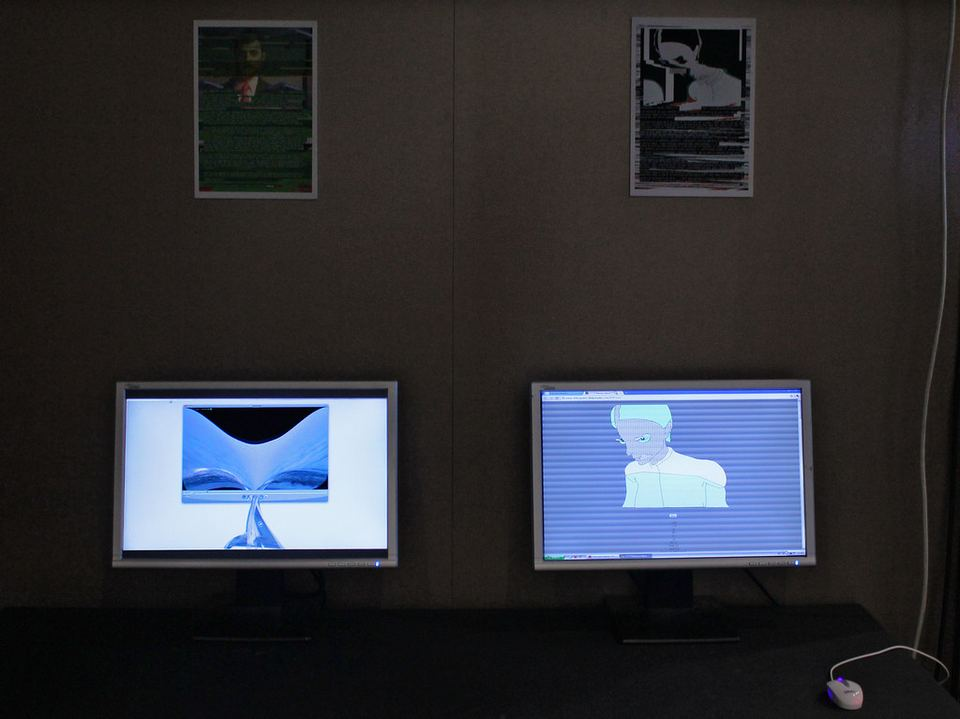
#> input picture desktop/ui/img/ideas/advent-of-code.jpg, 960 x 719 px, given in place of run-5k.jpg, which was not available
$ python build.py
#> lines starting #> are read from the running program, lines starting #| are printed output that depends on the picture
"""Builds the website into _site/ (GitHub Pages publishes that folder, see .github/workflows/pages.yml).

    python site/build.py            # then open _site/index.html, or serve it: python -m http.server -d _site

It reuses what the app already ships, so nothing is copied by hand: the fonts, the icon, the idea
photos and titles (with their French), the privacy policy (docs/privacy.md) and the photo credits.
"""

import html
import json
import re
import shutil
import tomllib
from pathlib import Path

import markdown
from PIL import Image

ROOT = Path(__file__).resolve().parent.parent
SITE = ROOT / "site"
OUT = ROOT / "_site"
UI = ROOT / "desktop" / "ui"

# The ideas on the moving tape, in order.
TAPE = ["run-5k", "aglio-olio", "bouldering", "stargazing", "board-games", "homemade-pizza", "juggling",
        "paddle", "origami", "watercolor", "frisbee", "picnic", "make-a-beat", "smoothie", "petanque",
        "micro-story", "chess-puzzles", "hike"]

FONTS = ["barlow-condensed-latin-600-normal", "barlow-condensed-latin-700-normal",
         "barlow-condensed-latin-800-normal", "barlow-latin-400-normal", "barlow-latin-500-normal",
         "barlow-latin-600-normal", "courier-prime-latin-400-normal", "courier-prime-latin-700-normal"]


def esc(s: str) -> str:
    return html.escape(s, quote=True)


# [97 lines left out: functions duration, french_titles, tape_html, page, privacy_html, code_signing_html and 3 more, not called in this run]


def main() -> None:
    if OUT.exists():
        shutil.rmtree(OUT)
    shutil.copytree(SITE, OUT, ignore=shutil.ignore_patterns("build.py", "__pycache__"))
    (OUT / "fonts").mkdir()
    for f in FONTS:
        shutil.copy(UI / "fonts" / f"{f}.woff2", OUT / "fonts")
    shutil.copy(UI / "fonts" / "NOTICE.txt", OUT / "fonts")
    shutil.copy(ROOT / "desktop" / "icons" / "128x128.png", OUT / "img" / "icon.png")
    (OUT / "img" / "ideas").mkdir()
    for i in TAPE:  # 168 px squares (84 px at 2x): the 960 px originals would weigh ~1.4 MB here
        im = Image.open(UI / "img" / "ideas" / f"{i}.jpg").convert("RGB")
#> im is the input picture: PIL image 960x719 RGB; mean R, G, B 47.5, 48.3, 53.6
        side = min(im.size)
#> side = 719
        im = im.crop(((im.width - side) // 2, (im.height - side) // 2, (im.width + side) // 2, (im.height + side) // 2))
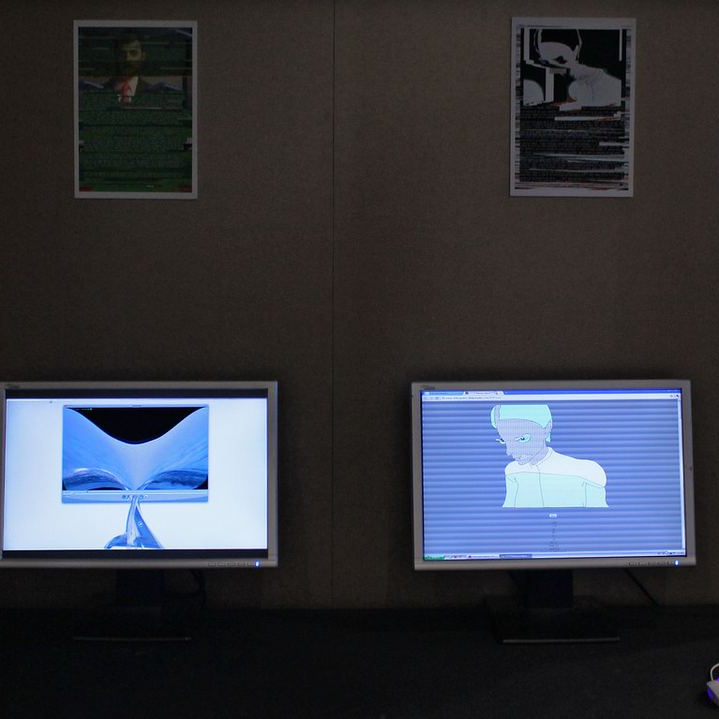
#> im: PIL image 719x719 RGB; mean R, G, B 53.2, 55.5, 63.4
        im.resize((168, 168), Image.LANCZOS).save(OUT / "img" / "ideas" / f"{i}.jpg", "JPEG", quality=80, optimize=True)
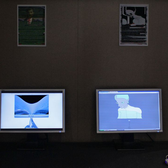
#> saved as run-5k.jpg: PIL image 168x168 RGB; mean R, G, B 53.2, 55.5, 63.4
#> pass 2 of the loop in main, `for i in TAPE:`:
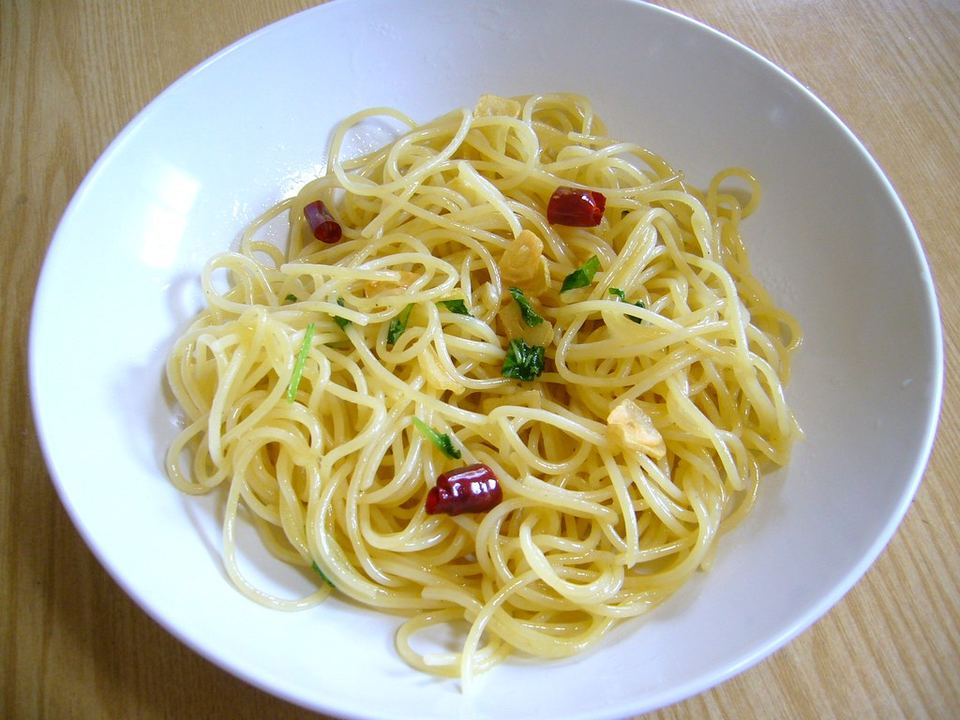
#> input picture desktop/ui/img/ideas/aglio-olio.jpg, 960 x 720 px
#> in main, im is the input picture: PIL image 960x720 RGB; mean R, G, B 177.7, 171.6, 142.4
#> in main, `im = im.crop(((im.width - side) // 2, (im.height - side) // 2, (im.wid..`:
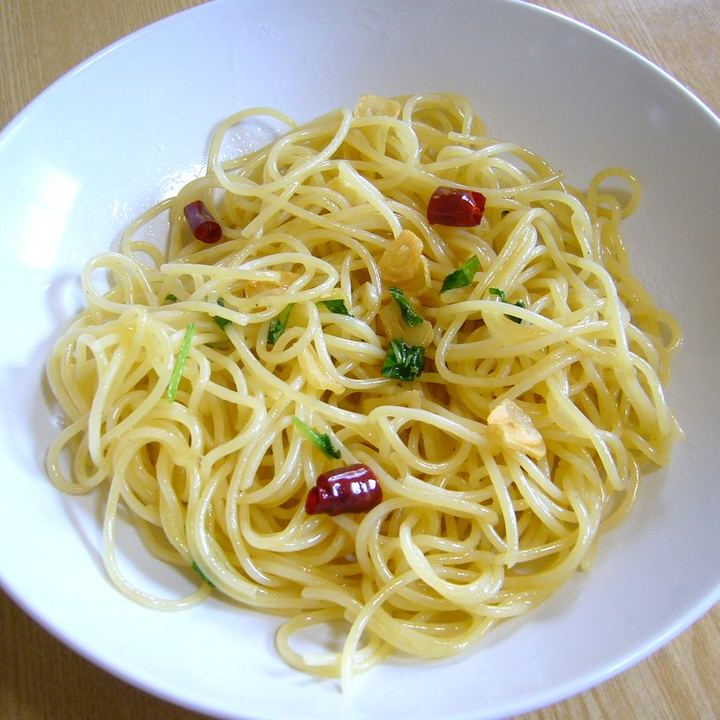
#> im: PIL image 720x720 RGB; mean R, G, B 184.5, 178.5, 145.1
#> in main, `im.resize((168, 168), Image.LANCZOS).save(OUT / "img" / "ideas" / f"{i..`:
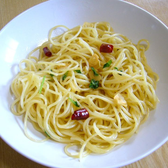
#> saved as aglio-olio.jpg: PIL image 168x168 RGB; mean R, G, B 184.5, 178.5, 145.1

    index = support_blocks((OUT / "index.html").read_text(encoding="utf-8").replace("<!-- IDEAS -->", tape_html()))
    (OUT / "index.html").write_text(index, encoding="utf-8")
    (OUT / "privacy.html").write_text(privacy_html(), encoding="utf-8")
    (OUT / "credits.html").write_text(credits_html(), encoding="utf-8")
    (OUT / "code-signing.html").write_text(code_signing_html(), encoding="utf-8")
    (OUT / "invite.html").write_text(invite_html(), encoding="utf-8")
    (OUT / ".nojekyll").write_text("")
    print(f"built {OUT}")


if __name__ == "__main__":
#> (the run stopped early here; a loop or call above may not have finished)
